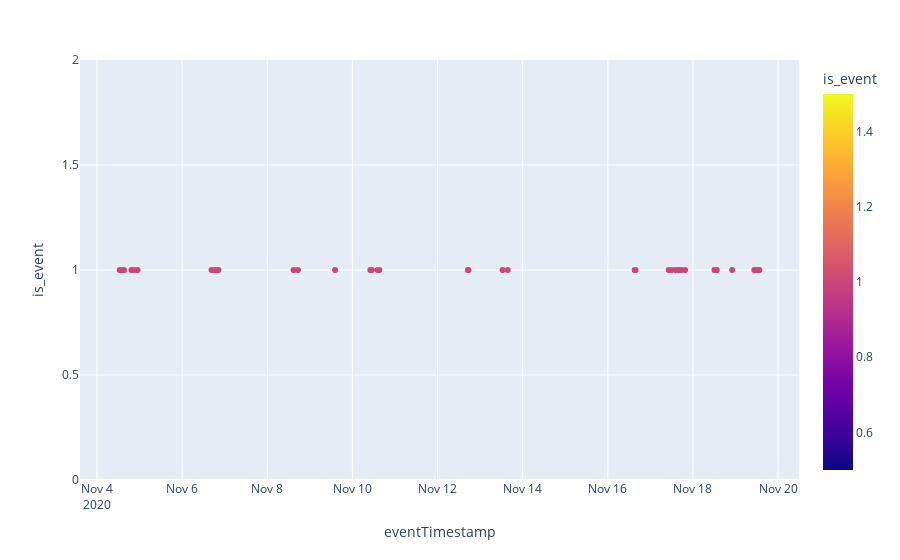

The notebook cell this image was saved under:
### Code cell
fig = px.scatter(df_test, x="eventTimestamp", y="is_event", color="is_event",

                )

fig.show()

### Figure 1 — Plotly figure (JSON) as saved in the notebook; plotly's stock layout.template omitted (floating-point values rounded to 4 significant figures; data arrays with more than 128 entries replaced by an {"elided": "..."} marker saying what was removed)
{"data": [{"hovertemplate": "eventTimestamp=%{x}<br>is_event=%{marker.color}<extra></extra>", "legendgroup": "", "marker": {"color": {"elided": "20106 int values"}, "coloraxis": "coloraxis", "symbol": "circle"}, "mode": "markers", "name": "", "showlegend": false, "type": "scattergl", "x": {"elided": "20106 str values"}, "xaxis": "x", "y": {"elided": "20106 int values"}, "yaxis": "y"}], "layout": {"coloraxis": {"colorbar": {"title": {"text": "is_event"}}, "colorscale": [[0, "#0d0887"], [0.1111, "#46039f"], [0.2222, "#7201a8"], [0.3333, "#9c179e"], [0.4444, "#bd3786"], [0.5556, "#d8576b"], [0.6667, "#ed7953"], [0.7778, "#fb9f3a"], [0.8889, "#fdca26"], [1, "#f0f921"]]}, "legend": {"tracegroupgap": 0}, "margin": {"t": 60}, "xaxis": {"anchor": "y", "domain": [0, 1], "title": {"text": "eventTimestamp"}}, "yaxis": {"anchor": "x", "domain": [0, 1], "title": {"text": "is_event"}}}}
